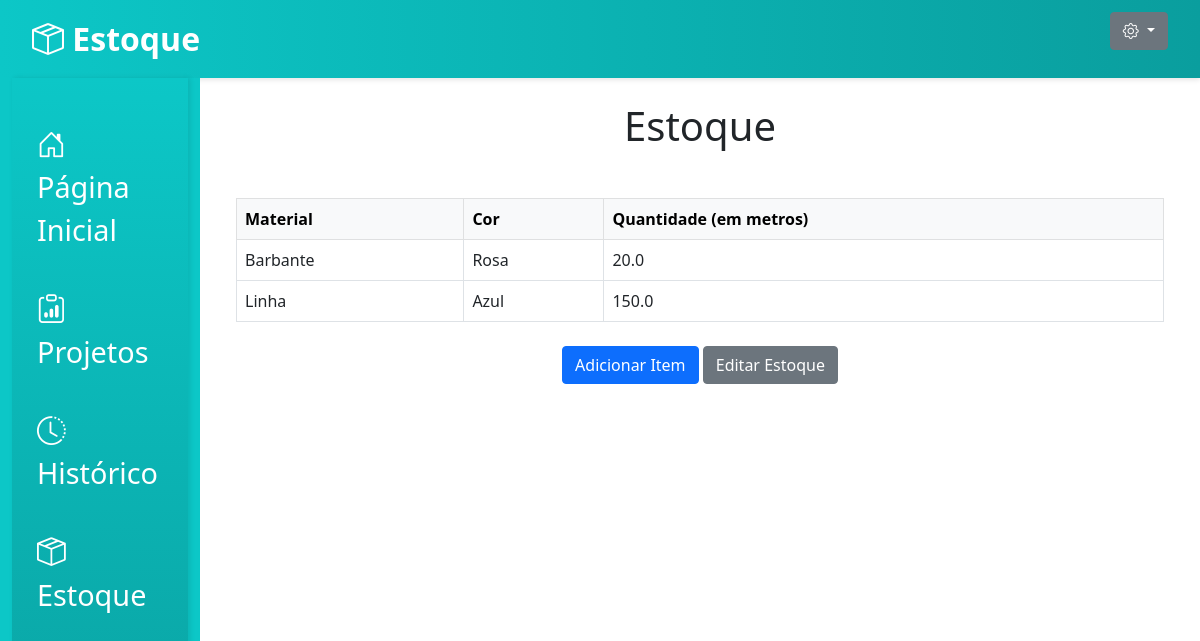
/estoque/ (signed in), run on the app's committed database.
### app_cad_usuario/models.py (models this page shows, shortened)
class Estoque(models.Model):
    user = models.ForeignKey(User, on_delete=models.CASCADE)  # Relaciona o estoque ao usuário
    material = models.CharField(max_length=100)  # Nome do material
    cor = models.CharField(max_length=50)  # Cor do material
    quantidade_metros = models.FloatField(default=0)  # Quantidade disponível em metros

### app_cad_usuario/views.py (the view, shortened to what this page needs)
# urls.py: path('estoque/', views.estoque, name='estoque'),
@login_required
def estoque(request):
    itens = Estoque.objects.filter(user=request.user)
    return render(request, 'usuario/estoque.html', {'itens': itens})

### app_cad_usuario/templates/usuario/estoque.html (shortened to what this page needs)
<!doctype html>
<html lang="en">
  <head>
    <link href="https://cdn.jsdelivr.net/npm/bootstrap@5.0.2/dist/css/bootstrap.min.css" rel="stylesheet">
    <link href="https://cdn.jsdelivr.net/npm/bootstrap-icons/font/bootstrap-icons.css" rel="stylesheet">
  </head>
  <body>
    <nav class="navbar-superior">
      <div class="container-fluid d-flex justify-content-between">
        <span class="navbar-brand">
          <i class="bi bi-box-seam"></i> Estoque
        </span>
        <div class="dropdown">
          <button class="btn btn-secondary dropdown-toggle" type="button" id="dropdownMenuButton" data-bs-toggle="dropdown" aria-expanded="false">
            <i class="bi bi-gear"></i>
          </button>
        </div>
      </div>
    </nav>
    <div class="container-fluid">
      <div class="row">
        <div class="col-md-2" style="background-color:rgb(12, 199, 199); min-height: 100vh;">
          <div class="menu-lateral">
            <ul class="nav flex-column mt-4">
              <li class="nav-item">
                <a class="nav-link" href="{% url 'pagina_inicial' %}">
                  <i class="bi bi-house-door"></i> Página Inicial
                </a>
              </li>
              <li class="nav-item">
                <a class="nav-link" href="{% url 'projetos' %}">
                  <i class="bi bi-clipboard-data"></i> Projetos
                </a>
              </li>
              <li class="nav-item">
                <a class="nav-link" href="{% url 'historico' %}">
                  <i class="bi bi-clock-history"></i> Histórico
                </a>
              </li>
              <li class="nav-item">
                <a class="nav-link" href="{% url 'estoque' %}">
                  <i class="bi bi-box-seam"></i> Estoque
                </a>
              </li>
            </ul>
          </div>
        </div>
        <div class="col-md-10">
          <div class="container mt-4">
            <h1 class="text-center">Estoque</h1>
            <table class="table table-bordered mt-5">
              <thead class="table-light">
                <tr>
                  <th>Material</th>
                  <th>Cor</th>
                  <th>Quantidade (em metros)</th>
                </tr>
              </thead>
              <tbody>
                {% for item in itens %}
                <tr>
                  <td>{{ item.material }}</td>
                  <td>{{ item.cor }}</td>
                  <td>{{ item.quantidade_metros }}</td>
                </tr>
                {% endfor %}
              </tbody>
            </table>
            <div class="text-center mt-4">
              <button class="btn btn-primary" onclick="abrirModalAdicionar()">Adicionar Item</button>
              <button class="btn btn-secondary" id="btnEditarEstoque">Editar Estoque</button>
            </div>
          </div>
        </div>
      </div>
    </div>
  </body>
</html>

### app_cad_usuario/templates/usuario/estoque.html (style rules this page uses)
.navbar-superior { background: linear-gradient(90deg, #0cc7c7, #0a9e9e); color: white; padding: 10px 20px; font-size: 1.5rem; box-shadow: 0 2px 5px rgba(0, 0, 0, 0.1); }
.navbar-superior .navbar-brand { font-size: 2rem; font-weight: bold; color: white; }
.menu-lateral { background: linear-gradient(180deg, #0cc7c7, #0a9e9e); min-height: 100vh; padding: 10px; box-shadow: 2px 0 5px rgba(0, 0, 0, 0.1); }
.menu-lateral .nav-link { font-size: 1.8rem; color: white; margin-bottom: 15px; padding: 10px 15px; border-radius: 5px; transition: background-color 0.3s ease; }
.menu-lateral .nav-link i { margin-right: 10px; }

### data on the page
Estoque: material "Barbante", cor "Rosa", quantidade_metros "20.0"
Estoque: material "Linha", cor "Azul", quantidade_metros "150.0"
